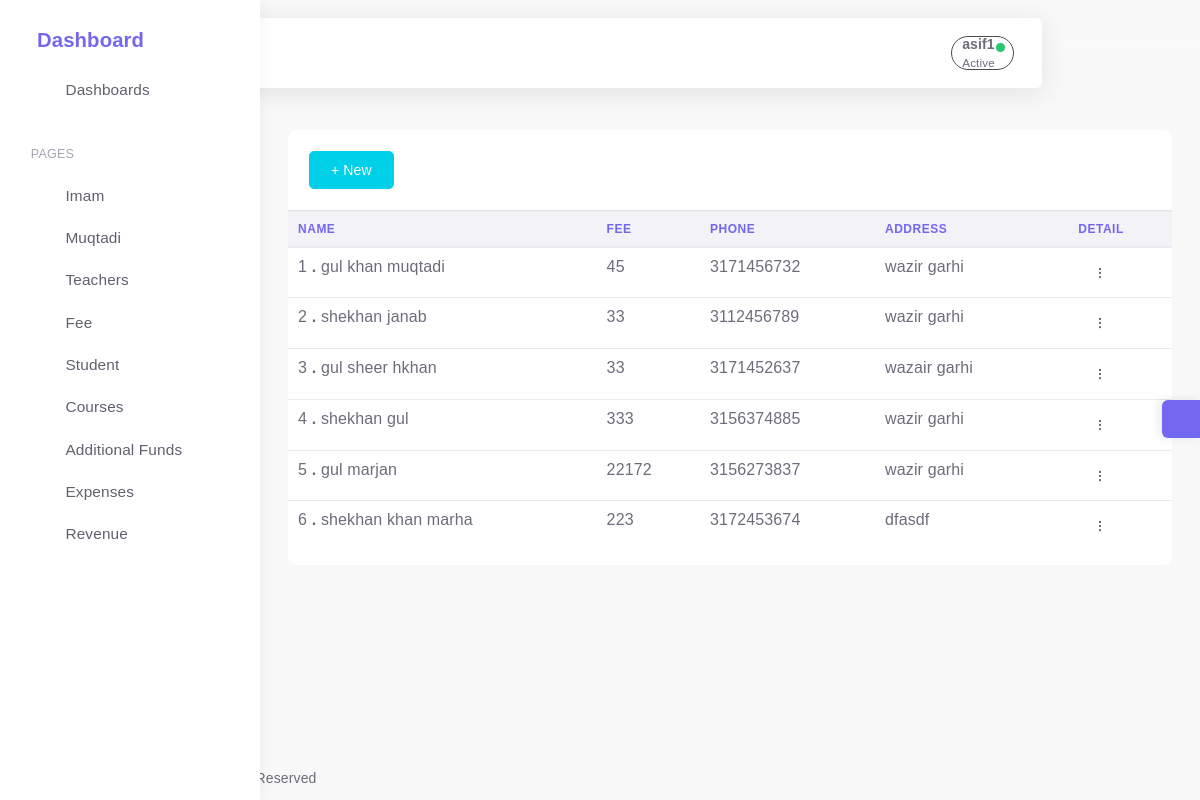
The app's page /employlist (signed in) with its own data.
### app/models.py (models this page shows, shortened)
class Cusmanager(models.Model):
    is_deleted=models.BooleanField(default=False)
    objects=Softdeletemanager()
    allobjects=models.Manager()
    class Meta:
        abstract=True

class Muqtadi(Cusmanager):
        name=models.CharField(max_length=30)
        address=models.CharField(max_length=60,blank=True, null=True)
        cnic=models.CharField(blank=True, null=True,max_length=15,validators=[validate_cnic])
        phone=models.IntegerField(validators=[validate_phone],help_text="Enter phone number without zero")
        fee=models.IntegerField(validators=[validate_money])
        educenter=models.ForeignKey("Educenter",on_delete=models.CASCADE)
        admission_date=models.IntegerField(default=today.day,validators=[validate_date])
        adm_month=models.IntegerField(default=today.month)
        adm_year=models.IntegerField(default=today.year,validators=[validate_year])

### app/views.py (the view)
# urls.py: path('employlist',Emplist.as_view(),name="emplist"),
class Emplist(LoginRequiredMixin,ListView):
    template_name="employ/emplist.html"
    model=Muqtadi
    context_object_name="emplist"
    fields=['name','address']
    def get_queryset(self):
        if self.request.user.is_superuser:
            qs=Muqtadi.objects.all().order_by('educenter')
            return qs
        else:
            try:
                edu=self.request.user.useradmin
                educenter=Educenter.objects.get(useradmin=edu)
                return Muqtadi.objects.all().filter(educenter=educenter).order_by('educenter')
            except:
                 pass

### templates/employ/emplist.html (shortened to what this page needs)
{% extends 'base.html' %}
{% load static %}
{% block content %}
<link rel="stylesheet" type="text/css" href="https://cdn.datatables.net/1.10.20/css/jquery.dataTables.css">
<link rel="stylesheet"  href="https://cdn.datatables.net/buttons/2.2.3/css/buttons.dataTables.min.css" >
{% if request.user.is_superuser %}
<div style="border-radius:9px;"  class="bg-white table-responsive">
                                <table class="table table-hover example ">
                                    <div class="card-header"><a href="{% url 'admcreateemp' %}" class="btn btn-info">+ New</a> </div>
                                    <thead>
                                        <tr>
                                            <th class="text-primary">Name</th>
                                            <th class="text-primary">Fee</th>
                                            <th class="text-primary">phone</th>
                                            <th class="text-primary">educenter</th>
                                            <th class="text-primary">detail</th>
                                        </tr>
                                    </thead>
                                    <tbody>
                                    {% for emp in emplist %}
                                        <tr>
                                            <td>
                            <span class="badge badge-pill badge-light-primary"> {{forloop.counter}} </span><b></b><b></b>
                                                <span class="font-weight-bold  ">{{emp.name|title}}</span>
                                            </td>
                                            <td>{{emp.fee}}</td>
                                            <td>
                                                <div class="avatar-group">
                                                       <span>{{emp.phone}}</span>
                                                </div>
                                            </td>
                                            <td><span class=" badge-light-primary mr-1">{{emp.educenter}}</span></td>
                                            <td>
                                                <div class="dropdown">
                                                    <button type="button" class="btn btn-sm dropdown-toggle hide-arrow waves-effect waves-float waves-light" data-toggle="dropdown">
                                                        <svg xmlns="http://www.w3.org/2000/svg" width="14" height="14" viewBox="0 0 24 24" fill="none" stroke="currentColor" stroke-width="2" stroke-linecap="round" stroke-linejoin="round" class="feather feather-more-vertical"><circle cx="12" cy="12" r="1"></circle><circle cx="12" cy="5" r="1"></circle><circle cx="12" cy="19" r="1"></circle></svg>
                                                    </button>
                                                    <div class="dropdown-menu">
                                                        <a class="dropdown-item" href="{% url 'empdetail' emp.id%}">
                                                             <i data-feather="info"></i> <span>Detail</span>
                                                        </a>
                                                        <a class="dropdown-item" href="{% url 'empupdate' emp.id%}">
                                                            <svg xmlns="http://www.w3.org/2000/svg" width="14" height="14" viewBox="0 0 24 24" fill="none" stroke="currentColor" stroke-width="2" stroke-linecap="round" stroke-linejoin="round" class="feather feather-edit-2 mr-50"><path d="M17 3a2.828 2.828 0 1 1 4 4L7.5 20.5 2 22l1.5-5.5L17 3z"></path></svg>
                                                            <span>Edit</span>
                                                        </a>
                                                        <a class="dropdown-item" href="{% url 'empdelete' emp.id%}">
                                                            <svg xmlns="http://www.w3.org/2000/svg" width="14" height="14" viewBox="0 0 24 24" fill="none" stroke="currentColor" stroke-width="2" stroke-linecap="round" stroke-linejoin="round" class="feather feather-trash mr-50"><polyline points="3 6 5 6 21 6"></polyline><path d="M19 6v14a2 2 0 0 1-2 2H7a2 2 0 0 1-2-2V6m3 0V4a2 2 0 0 1 2-2h4a2 2 0 0 1 2 2v2"></path></svg>
                                                            <span>Delete</span>
                                                        </a>
                                                    </div>
                                                </div>
                                            </td>
                                        </tr>
                                     {% endfor %}
                                    </tbody>
                                    {% else %}
<div style="border-radius:9px;" class="bg-white table-responsive">
                                <table class="table table-hover example">
                                    {% if request.user.useradmin.educenter %}
                                    <div class="card-header"><a href="{% url 'create_emp' request.user.useradmin.educenter.id %}" class="btn btn-info">+ New</a> </div>
                                    {% endif %}
                                    <thead>
                                        <tr>
                                            <th class="text-primary">Name</th>
                                            <th class="text-primary">Fee</th>
                                            <th class="text-primary">phone</th>
                                            <th class="text-primary">address</th>
                                            <th class="text-primary">detail</th>
                                        </tr>
                                    </thead>
                                        <tbody>
                                        {% for emp in emplist %}
                                        <tr>
                                            <td>
                             {{forloop.counter}} <b>.</b>
                                                <span class="font-weight-bold">{{emp.name}}</span>
                                            </td>
                                            <td>{{emp.fee}}</td>
                                            <td>
                                                <div class="avatar-group">
                                                       <span>{{emp.phone}}</span>
                                                </div>
                                            </td>
                                            <td><span class=" badge-light-primary mr-1">{{emp.address}}</span></td>
                                            <td>
                                                <div class="dropdown">
                                                    <button type="button" class="btn btn-sm dropdown-toggle hide-arrow waves-effect waves-float waves-light" data-toggle="dropdown">
                                                    </button>
                                                </div>
                                            </td>
                                        </tr>
                                        {% endfor %}
                                    </tbody>
                                    {% endif %}
                                </table>
                            </div>
</table></div>
 {% endblock %}

### templates/base.html (shortened to what this page needs)
{% load static %}
<html class="loading" lang="en" data-textdirection="ltr">
<head>
 <link href="https://cdn.jsdelivr.net/npm/select2@4.1.0-beta.1/dist/css/select2.min.css" rel="stylesheet" />
    <link rel="stylesheet" type="text/css" href="{% static '/app-assets/vendors/css/vendors.min.css' %}">
    <link rel="stylesheet" type="text/css" href="{% static '/app-assets/vendors/css/extensions/toastr.min.css' %}">
    <link rel="stylesheet" type="text/css " href="{% static '/app-assets/vendors/css/charts/apexcharts.css' %}">
    <link rel="stylesheet" href="https://cdn.jsdelivr.net/npm/bootstrap@4.6.0/dist/css/bootstrap.min.css">
    <link rel="stylesheet" type="text/css" href="{% static '/app-assets/css/bootstrap-extended.min.css' %}">
    <link rel="stylesheet" type="text/css" href="{% static '/app-assets/css/bootstrap.min.css' %}">
    <link rel="stylesheet" type="text/css" href="{% static '/app-assets/css/colors.min.css' %}">
    <link rel="stylesheet" type="text/css" href="{% static '/app-assets/css/components.min.css' %}">
    <link rel="stylesheet" type="text/css" href="{% static '/app-assets/css/themes/dark-layout.min.css' %}">
    <link rel="stylesheet" type="text/css" href="{% static '/app-assets/css/themes/bordered-layout.min.css' %}">
    <link rel="stylesheet" type="text/css" href="{% static '/app-assets/css/themes/semi-dark-layout.min.css' %}">
    <link rel="stylesheet" type="text/css" href="{% static '/app-assets/css/core/menu/menu-types/vertical-menu.min.css' %}">
    <link rel="stylesheet" type="text/css" href="{% static '/app-assets/css/pages/dashboard-ecommerce.min.css' %}">
    <link rel="stylesheet" type="text/css" href="{% static '/app-assets/css/plugins/charts/chart-apex.min.css' %}">
    <link rel="stylesheet" type="text/css" href="{% static '/app-assets/css/plugins/extensions/ext-component-toastr.min.css' %}">
    <link rel="stylesheet" type="text/css" href="{% static '/assets/css/style.css' %}">
</head>
<body class="vertical-layout vertical-menu-modern  navbar-floating footer-static  mainbody" data-open="click" data-menu="vertical-menu-modern" data-col="">
<nav class="header-navbar navbar navbar-expand-lg align-items-center floating-nav navbar-light navbar-shadow container-xxl">
    <div class="navbar-container d-flex content">
        <div class="bookmark-wrapper d-flex align-items-center">
            <ul class="nav navbar-nav">
                <li class="nav-item d-none d-lg-block"><a class="nav-link bookmark-star"><i class="ficon text-warning" data-feather="star"></i></a>
                </li>
            </ul>
        </div>
        <ul class="nav navbar-nav align-items-center ml-auto rounded">
            {% if request.user.is_authenticated %}
            <li class="nav-item dropdown dropdown-user border-dark"  style="padding:0px; margin:0px; border-radius:90px;"><a class=" nav-link dropdown-toggle dropdown-user-link"  href="javascript:void(0);" data-toggle="dropdown" aria-haspopup="true" aria-expanded="false">
                <div class="user-nav d-sm-flex d-none"><span class="user-name font-weight-bolder">{{request.user}}</span><span class="user-status">Active</span></div><span class="avatar"><span class="avatar-status-online"></span></span></a>
            </li>
            {% endif %}
        </ul>
    </div>
</nav>
<div class="main-menu menu-fixed menu-light menu-accordion menu-shadow" data-scroll-to-active="true">
    <div class="navbar-header">
        <ul class="nav navbar-nav flex-row">
            <li class="nav-item mr-auto"><a class="navbar-brand" href="/">
                    <h2 class="brand-text">Dashboard</h2></a></li>
            <li class="nav-item nav-toggle"><a class="nav-link modern-nav-toggle pr-0" data-toggle="collapse"><i class="d-none d-xl-block collapse-toggle-icon font-medium-4  text-primary" data-feather="disc" data-ticon="disc"></i></a></li>
        </ul>
    </div>
    <div class="main-menu-content">
        <ul class="navigation navigation-main" id="main-menu-navigation" data-menu="menu-navigation">
            <li class=" nav-item"><a class="d-flex align-items-center" href="/"><i data-feather="home"></i><span class="menu-title text-truncate" data-i18n="Dashboards">Dashboards</span></a>
            </li>
            <li class=" navigation-header  align-items-center"><span data-i18n="Apps &amp; Pages">   Pages</span><i data-feather="more-horizontal"></i>
            <li class=" nav-item"><a class="d-flex align-items-center" href="{% url 'imamlist'%}"><i data-feather="users"></i><span class="menu-title text-truncate" data-i18n="Chat">Imam </span></a>
            </li>
            <li class=" nav-item"><a class="d-flex align-items-center" href="{% url 'emplist'%}"><i data-feather="users"></i><span class="menu-title text-truncate" data-i18n="Todo">Muqtadi</span></a>
            </li>
            <li class=" nav-item"><a class="d-flex align-items-center" href="{% url 'teacherlist'%}"><i data-feather="users"></i><span class="menu-title text-truncate" data-i18n="Calendar">Teachers</span></a>
            </li>
            <li class=" nav-item"><a class="d-flex align-items-center" href="{% url 'paytmentmenue'%}"><i data-feather="dollar-sign"></i><span class="menu-title text-truncate" data-i18n="Kanban">Fee</span></a>
            </li>
            <li class=" nav-item"><a class="d-flex align-items-center" href="{% url 'stulist'%}"><i data-feather="users"></i><span class="menu-title text-truncate" data-i18n="Kanban">Student</span></a>
            </li>
            <li class=" nav-item"><a class="d-flex align-items-center" href="{% url 'courseslist'%}"><i data-feather="book"></i><span class="menu-title text-truncate" data-i18n="Kanban">Courses</span></a>
            </li>
            </li>
            <li class=" nav-item"><a class="d-flex align-items-center" href="{% url 'sidefundlist'%}"><i data-feather="briefcase"></i><span class="menu-title text-truncate" data-i18n="Kanban">Additional Funds</span></a>
            </li>
            <li class=" nav-item"><a class="d-flex align-items-center" href="{% url 'expenselist'%}"><i data-feather="shopping-bag"></i><span class="menu-title text-truncate" data-i18n="Kanban">Expenses</span></a>
            </li>
            {% now "n" as current_month %}
            {% now "Y" as current_year %}
            <li class=" nav-item"><a class="d-flex align-items-center" href="{% url 'showrevenue'  current_month current_year %}"><i data-feather="pocket"></i><span class="menu-title text-truncate" data-i18n="Kanban">Revenue</span></a>
            </li>
        </ul>
    </div>
</div>
<div class="app-content content">
    <div class="content-wrapper container-xxl p-0">
        <div class="content-header row">
        </div>
        <div class="content-body">
            <section id="multiple-column-form sect" class="mainsection float-center ">
                    {% block content %}
                    {% endblock content %}
        </div>
    </div>
<div class="customizer d-none d-md-block"><a class="customizer-toggle d-flex align-items-center justify-content-center" href="javascript:void(0);"><i class="spinner" data-feather="settings"></i></a>
</div>
<footer class="footer footer-static footer-light">
  <p class="clearfix mb-0"><span class="float-md-left d-block d-md-inline-block mt-25">COPYRIGHT  &copy; 2022<a class="ml-25" href="https://1.envato.market/pixinvent_portfolio" target="_blank">test</a><span class="d-none d-sm-inline-block">, All rights Reserved</span></span></p>
</footer>
</body>
</html>

### records on screen
Muqtadi: name "gul khan muqtadi", fee "45", phone "3171456732", address "wazir garhi"
Muqtadi: name "shekhan janab", fee "33", phone "3112456789", address "wazir garhi"
Muqtadi: name "gul sheer hkhan", fee "33", phone "3171452637", address "wazair garhi"
Muqtadi: name "shekhan gul", fee "333", phone "3156374885", address "wazir garhi"
Muqtadi: name "gul marjan", fee "22172", phone "3156273837", address "wazir garhi"
Muqtadi: name "shekhan khan marha", fee "223", phone "3172453674", address "dfasdf"

### other values on screen
{{ request.user }} "asif1"
